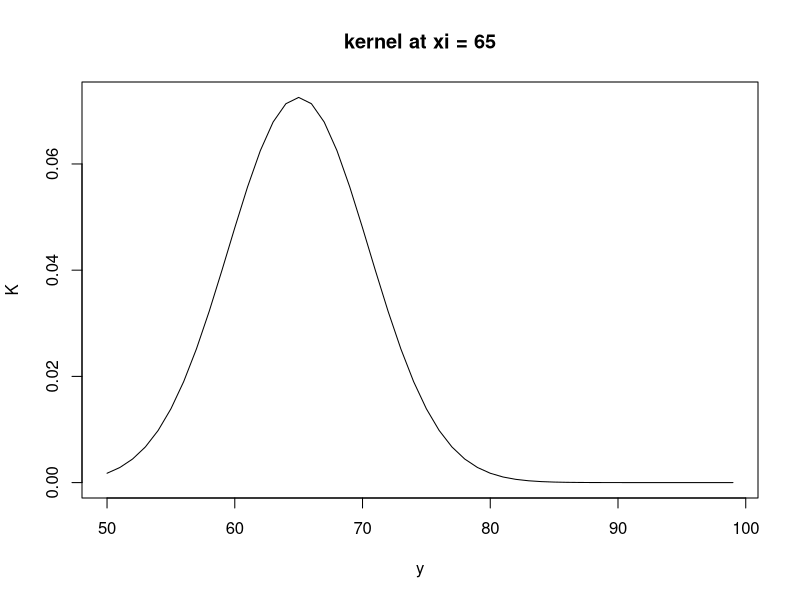
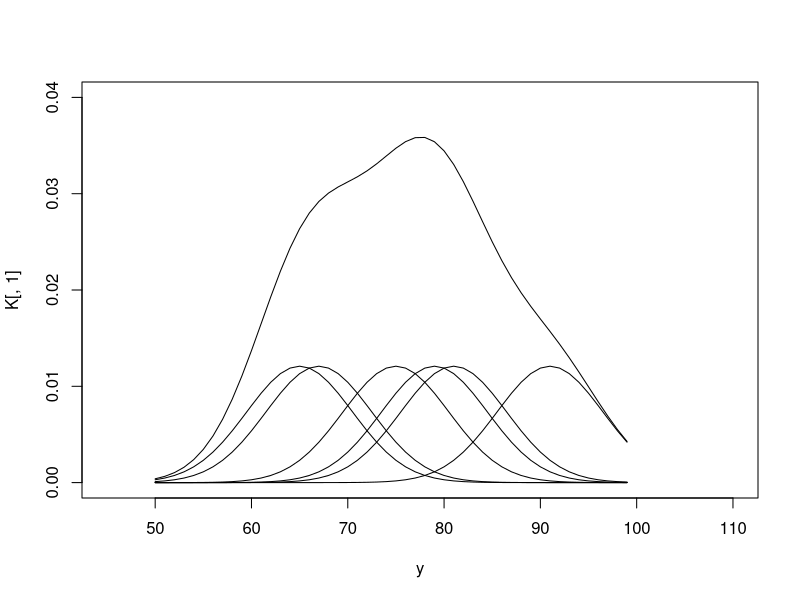
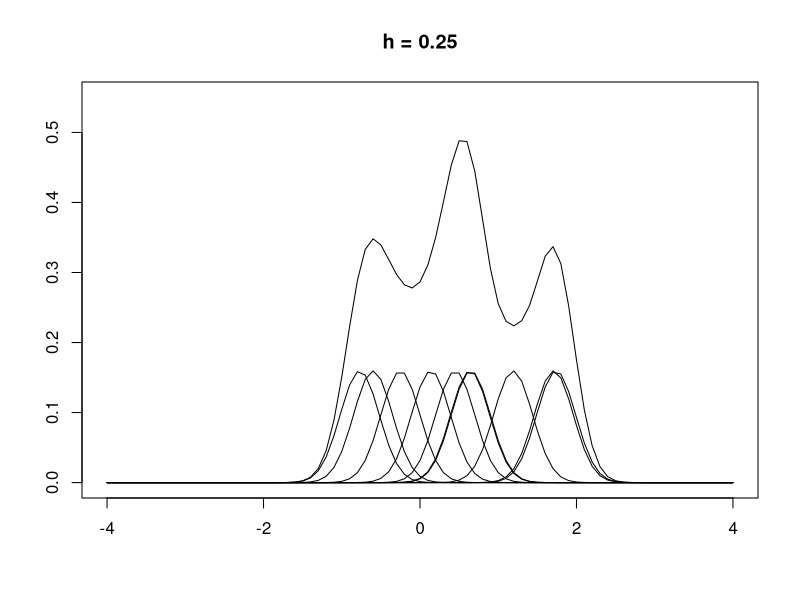
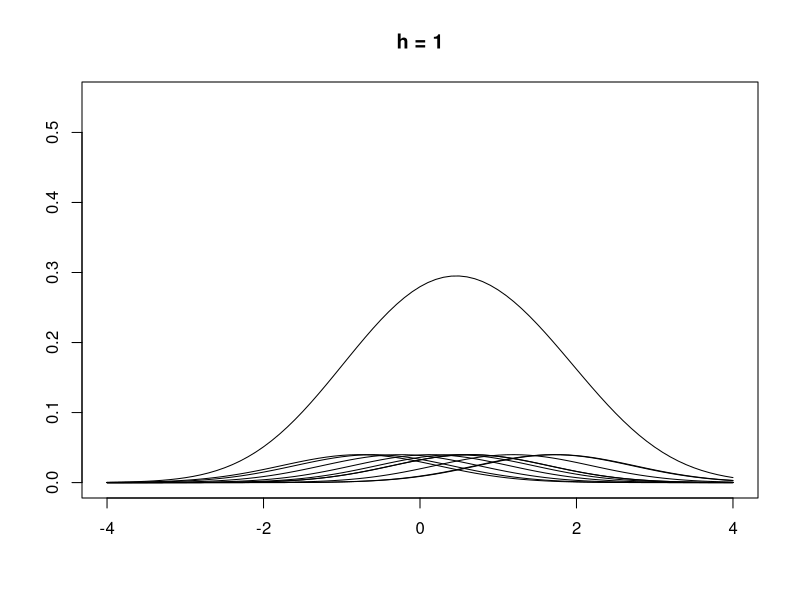
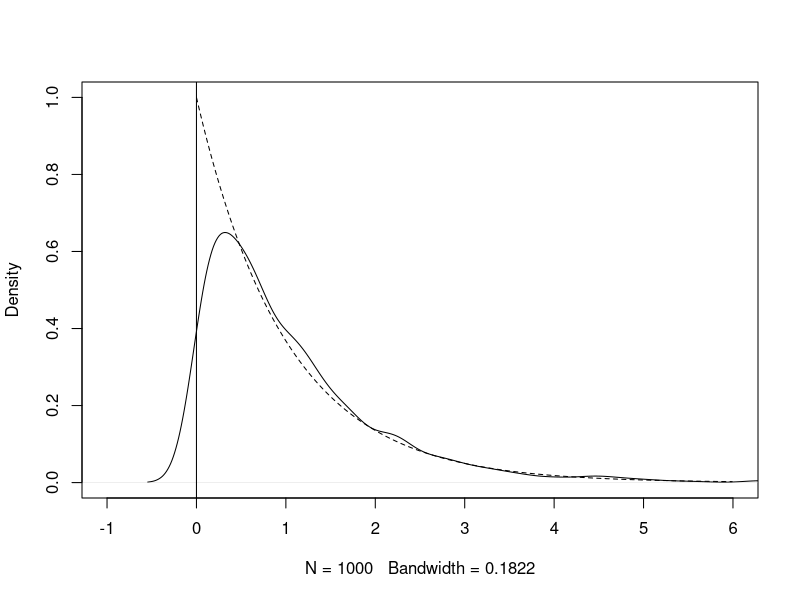
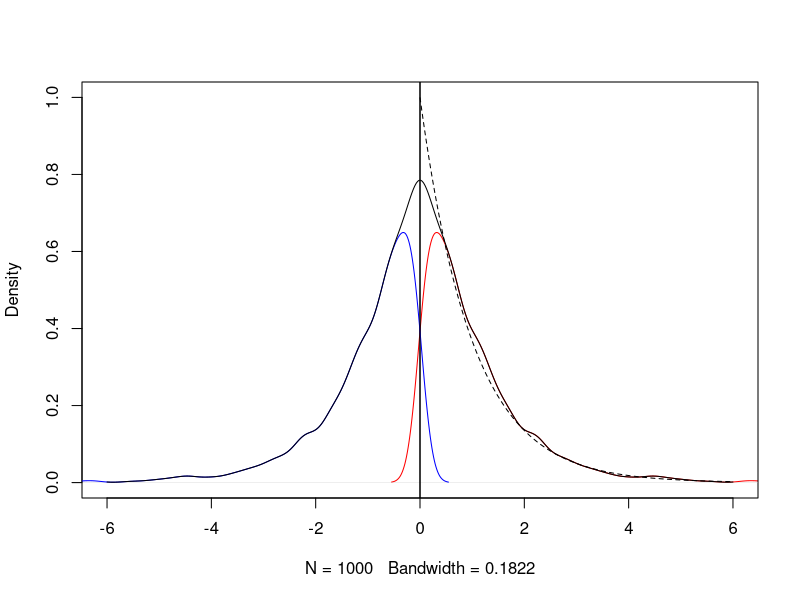

Reproduce these figures in R, in order.
## ---- chunk 1
x <- c(65, 75, 67, 79, 81, 91) # observed data 
y <- 50:99  
h <- 5.5
n <- length(y)

B <- numeric(n)
K <- numeric(n)

## ---- chunk 2
for (j in 1:n) {
        A <- 1/(h*sqrt(2*pi))
        B[j] <- (-0.5)*((y[j] - 65)/h)^2
        K[j] <- A*exp(B[j])
}

plot(y, K, type = 'l', main = 'kernel at xi = 65')
## ---- chunk 3
m <- length(x)

B <- matrix(0, nrow = n, ncol = m)
K <- matrix(0, nrow = n, ncol = m)

for (i in 1:m) {
        for (j in 1:n) {
                A <- 1/(h*sqrt(2*pi)*m)
                B[j, i] <- (-0.5)*((y[j] - x[i])/h)^2
                K[j, i] <- A*exp(B[j, i])
        }
}



plot(y, K[,1], type = 'l', main = '', xlim = c(45, 110), ylim = c(0, 0.04))
for (i in 2:6) {
        lines(y, K[,i], type = 'l', main = '')
}


# 최종 kernel
K <- round(K, digit = 7)
d <- rowSums(K)

lines(y, d, type = 'l', main = 'Kernel density')

## ---- chunk 4
x <- c(-0.77, -0.6, -0.25, 0.14, 0.45, 0.64, 0.65, 1.19, 1.71, 1.74)
y <- seq(-4, 4, 0.1)
n <- NROW(x)
m <- NROW(y)

B <- matrix(0, nrow = m, ncol = n)
K <- matrix(0, nrow = m, ncol = n)

h <- 0.25


for (i in 1:n) {
        for (j in 1:m) {
                A <- 1/(h*sqrt(2*pi)*n)
                B[j, i] <- (-1/2)*((y[j] - x[i])/h)^2
                K[j, i] <- A*exp(B[j, i])
        }
}

plot(y, K[,1], type = 'l', main = 'h = 0.25', ylim = c(0, 0.55), ylab = '', xlab = '')
for (i in 2:10) {
        lines(y, K[,i], type = 'l', main = '')
}


K <- round(K, digit = 7)
d <- rowSums(K)
lines(y, d, type = 'l', main = '')




x <- c(-0.77, -0.6, -0.25, 0.14, 0.45, 0.64, 0.65, 1.19, 1.71, 1.74)
y <- seq(-4, 4, 0.1)
n <- NROW(x)
m <- NROW(y)

B <- matrix(0, nrow = m, ncol = n)
K <- matrix(0, nrow = m, ncol = n)

h <- 1


for (i in 1:n) {
        for (j in 1:m) {
                A <- 1/(h*sqrt(2*pi)*n)
                B[j, i] <- (-1/2)*((y[j] - x[i])/h)^2
                K[j, i] <- A*exp(B[j, i])
        }
}

plot(y, K[,1], type = 'l', main = 'h = 1', ylim = c(0, 0.55), ylab = '', xlab = '')
for (i in 2:10) {
        lines(y, K[,i], type = 'l', main = '')
}


K <- round(K, digit = 7)
d <- rowSums(K)
lines(y, d, type = 'l', main = '')



## ---- chunk 5
set.seed(1)
x <- rexp(1000, 1)
plot(density(x), xlim = c(-1, 6), ylim = c(0, 1), main = '')
abline(v = 0)

y <- seq(0.001, 6, 0.01)
lines(y, dexp(y, 1), lty = 2)

## ---- chunk 6
set.seed(1)
x <- rexp(1000, 1)
z=-x
plot(density(x), xlim = c(-6, 6), ylim = c(0, 1), main = '', col = 'red')
abline(v = 0)

y <- seq(0.001, 6, 0.01)
lines(density(z), xlim = c(-6, 6), ylim = c(0, 1), main = '', col = 'blue')

xx <- c(x, -x)
g <- density(xx, bw = bw.nrd0(x))
a <- seq(-6, 6, 0.01)
ghat <- approx(g$x, g$y, xout = a) # 지정된 수의 근사 함수 값을 반환 
fhat <- 2*ghat$y

bw <- paste('Bandwidth = ', round(g$bw, 5))
lines(a, fhat, type = 'l', xlim = c(-6, 6), ylim = c(0, 1), main = '', xlab = bw, ylab = 'density')
abline(v=0)

y <- seq(0.001, 6, 0.01)
lines(y, dexp(y, 1), lty = 2)

